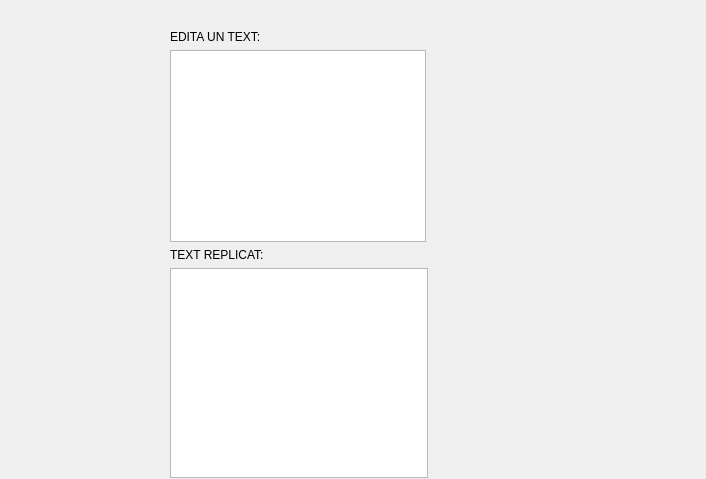
<?xml version="1.0" encoding="UTF-8"?>
<ui version="4.0">
 <class>Form</class>
 <widget class="QWidget" name="Form">
  <property name="geometry">
   <rect>
    <x>0</x>
    <y>0</y>
    <width>706</width>
    <height>479</height>
   </rect>
  </property>
  <property name="windowTitle">
   <string>Form</string>
  </property>
  <widget class="QWidget" name="">
   <property name="geometry">
    <rect>
     <x>170</x>
     <y>30</y>
     <width>258</width>
     <height>448</height>
    </rect>
   </property>
   <layout class="QVBoxLayout" name="verticalLayout">
    <item>
     <widget class="QLabel" name="label">
      <property name="text">
       <string>EDITA UN TEXT:</string>
      </property>
     </widget>
    </item>
    <item>
     <widget class="QPlainTextEdit" name="plainTextEdit">
      <property name="sizePolicy">
       <sizepolicy hsizetype="Fixed" vsizetype="Fixed">
        <horstretch>200</horstretch>
        <verstretch>100</verstretch>
       </sizepolicy>
      </property>
     </widget>
    </item>
    <item>
     <widget class="QLabel" name="label_2">
      <property name="text">
       <string>TEXT REPLICAT:</string>
      </property>
     </widget>
    </item>
    <item>
     <widget class="QPlainTextEdit" name="plainTextEdit_2">
      <property name="sizePolicy">
       <sizepolicy hsizetype="Expanding" vsizetype="Expanding">
        <horstretch>0</horstretch>
        <verstretch>0</verstretch>
       </sizepolicy>
      </property>
      <property name="minimumSize">
       <size>
        <width>50</width>
        <height>2</height>
       </size>
      </property>
     </widget>
    </item>
   </layout>
  </widget>
 </widget>
 <resources/>
 <connections/>
</ui>
